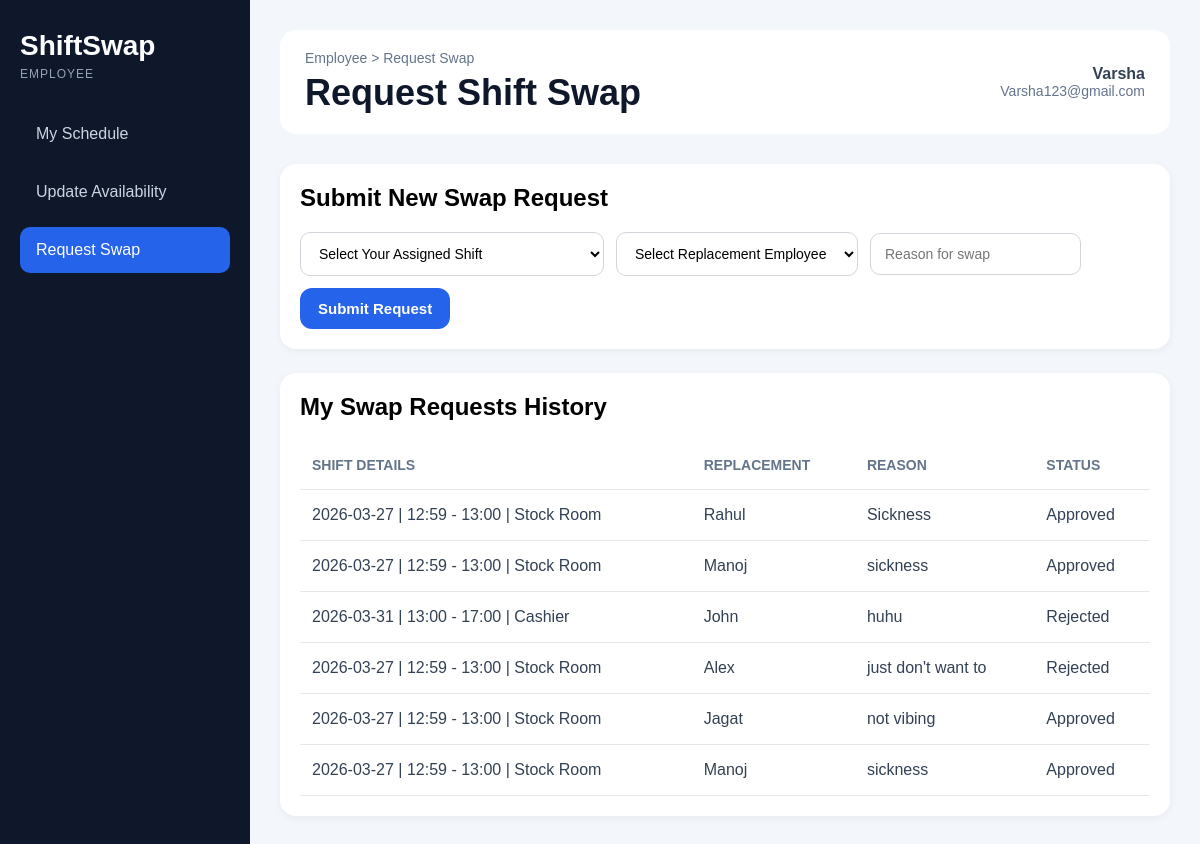
Screenshot of /request-swap (signed in) with the database file from the repository.
### tables this page shows
CREATE TABLE swap_requests (
    id INTEGER PRIMARY KEY AUTOINCREMENT,
    employee_id INTEGER,
    shift_id INTEGER,
    replacement_employee TEXT,
    reason TEXT,
    status TEXT DEFAULT 'Pending',
    FOREIGN KEY (employee_id) REFERENCES employees(id),
    FOREIGN KEY (shift_id) REFERENCES shifts(id)
);

CREATE TABLE shifts (
    id INTEGER PRIMARY KEY AUTOINCREMENT,
    employee_id INTEGER,
    date TEXT,
    start_time TEXT,
    end_time TEXT,
    skill TEXT,
    FOREIGN KEY (employee_id) REFERENCES employees(id)
);

### app.py (the view)
@app.route("/request-swap")
def request_swap():
    if session.get("role") != "employee":
        return redirect(url_for("home"))
    employee_id = session["employee_id"]
    conn = get_db_connection()
    shifts = conn.execute("""
        SELECT * FROM shifts
        WHERE employee_id = ?
        ORDER BY date, start_time
    """, (employee_id,)).fetchall()
    employees = conn.execute("""
        SELECT * FROM employees
        WHERE id != ?
        ORDER BY name
    """, (employee_id,)).fetchall()
    swap_history = conn.execute("""
        SELECT swap_requests.*, shifts.date, shifts.start_time, shifts.end_time, shifts.skill
        FROM swap_requests
        LEFT JOIN shifts ON swap_requests.shift_id = shifts.id
        WHERE swap_requests.employee_id = ?
        ORDER BY swap_requests.id DESC
    """, (employee_id,)).fetchall()
    conn.close()
    return render_template(
        "request-swap.html",
        shifts=shifts,
        employees=employees,
        swap_history=swap_history
    )

### app.py (called while the page is built)
def get_db_connection():
    conn = sqlite3.connect("database.db")
    conn.row_factory = sqlite3.Row
    return conn

### templates/request-swap.html (shortened to what this page needs)
<!DOCTYPE html>
<html lang="en">
<head>
  <link rel="stylesheet" href="{{ url_for('static', filename='style.css') }}">
</head>
<body>
  <div class="dashboard-layout">
    <aside class="sidebar">
      <div class="sidebar-logo">
        <h2>ShiftSwap</h2>
        <p>EMPLOYEE</p>
      </div>
      <nav class="sidebar-nav">
        <a href="/employee-dashboard">My Schedule</a>
        <a href="/update-availability">Update Availability</a>
        <a href="/request-swap" class="active">Request Swap</a>
      </nav>
    </aside>
    <main class="main-content">
      <div class="topbar">
        <div>
          <p class="breadcrumb">Employee > Request Swap</p>
          <h1>Request Shift Swap</h1>
        </div>
        <div class="user-box">
          <strong>{{ session.get('name', 'User') }}</strong>
          <span>{{ session.get('email', 'No email') }}</span>
        </div>
      </div>
      <div class="table-card">
        <h2 style="margin-bottom: 20px;">Submit New Swap Request</h2>
        <form action="/submit-swap-request" method="POST" class="availability-form">
          <select name="shift_id" required>
            <option value="">Select Your Assigned Shift</option>
          </select>
          <select name="replacement_employee" required>
            <option value="">Select Replacement Employee</option>
          </select>
          <input type="text" name="reason" placeholder="Reason for swap" required />
          <button type="submit" class="primary-btn">Submit Request</button>
        </form>
      </div>
      <div class="table-card">
        <h2 style="margin-bottom: 20px;">My Swap Requests History</h2>
        <table class="schedule-table">
          <thead>
            <tr>
              <th>Shift Details</th>
              <th>Replacement</th>
              <th>Reason</th>
              <th>Status</th>
            </tr>
          </thead>
          <tbody>
            {% if swap_history %}
              {% for row in swap_history %}
              <tr>
                <td>
                  {{ row.date }} | {{ row.start_time }} - {{ row.end_time }} | {{ row.skill }}
                </td>
                <td>{{ row.replacement_employee }}</td>
                <td>{{ row.reason }}</td>
                <td>{{ row.status }}</td>
              </tr>
              {% endfor %}
            {% else %}
              <tr>
                <td colspan="4" style="text-align: center; padding: 20px;">
                  No swap requests found.
                </td>
              </tr>
            {% endif %}
          </tbody>
        </table>
      </div>
    </main>
  </div>
</body>
</html>

### static/style.css (style rules this page uses)
* { margin: 0; padding: 0; box-sizing: border-box; font-family: Arial, sans-serif; }
body { background-color: #f5f7fb; }
.dashboard-layout { display: flex; min-height: 100vh; background-color: #f3f6fb; }
.sidebar { width: 250px; background-color: #0f172a; color: white; padding: 30px 20px; }
.sidebar-logo h2 { font-size: 28px; margin-bottom: 5px; }
.sidebar-logo p { font-size: 12px; color: #94a3b8; letter-spacing: 1px; margin-bottom: 30px; }
.sidebar-nav { display: flex; flex-direction: column; gap: 12px; }
.sidebar-nav a { text-decoration: none; color: #cbd5e1; padding: 14px 16px; border-radius: 10px; transition: 0.3s; }
.sidebar-nav a:hover, .sidebar-nav a.active { background-color: #2563eb; color: white; }
.main-content { flex: 1; padding: 30px; }
.topbar { display: flex; justify-content: space-between; align-items: center; margin-bottom: 30px; background-color: white; padding: 20px 25px; border-radius: 16px; }
.breadcrumb { color: #64748b; font-size: 14px; margin-bottom: 6px; }
.topbar h1 { font-size: 36px; color: #0f172a; }
.user-box { display: flex; flex-direction: column; text-align: right; color: #334155; }
.user-box span { font-size: 14px; color: #64748b; }
.light-btn, .primary-btn, .delete-btn { border: none; border-radius: 12px; padding: 12px 18px; cursor: pointer; font-size: 15px; font-weight: 600; }
.primary-btn { background-color: #2563eb; color: white; }
.table-card { background-color: white; border-radius: 16px; padding: 20px; box-shadow: 0 2px 8px rgba(0, 0, 0, 0.05); overflow-x: auto; }
.schedule-table { width: 100%; border-collapse: collapse; }
.schedule-table th, .schedule-table td { text-align: left; padding: 16px 12px; border-bottom: 1px solid #e5e7eb; }
.schedule-table th { color: #64748b; font-size: 14px; text-transform: uppercase; }
.schedule-table td { color: #334155; }
.availability-form { display: flex; gap: 12px; flex-wrap: wrap; }
.availability-form select, .availability-form input { padding: 12px; border-radius: 10px; border: 1px solid #d1d5db; }
.availability-form { display: flex; gap: 12px; flex-wrap: wrap; align-items: center; }
.availability-form select, .availability-form input { min-width: 180px; padding: 12px 14px; border-radius: 10px; border: 1px solid #d1d5db; font-size: 14px; background-color: white; }
.table-card { margin-bottom: 24px; }

### rows the page displays
swap_requests: date "2026-03-27", start_time "12:59", end_time "13:00", skill "Stock Room", replacement_employee "Rahul", reason "Sickness", status "Approved"
swap_requests: date "2026-03-27", start_time "12:59", end_time "13:00", skill "Stock Room", replacement_employee "Manoj", reason "sickness", status "Approved"
swap_requests: date "2026-03-31", start_time "13:00", end_time "17:00", skill "Cashier", replacement_employee "John", reason "huhu", status "Rejected"
swap_requests: date "2026-03-27", start_time "12:59", end_time "13:00", skill "Stock Room", replacement_employee "Alex", reason "just don't want to", status "Rejected"
swap_requests: date "2026-03-27", start_time "12:59", end_time "13:00", skill "Stock Room", replacement_employee "Jagat", reason "not vibing", status "Approved"
swap_requests: date "2026-03-27", start_time "12:59", end_time "13:00", skill "Stock Room", replacement_employee "Manoj", reason "sickness", status "Approved"

### other values shown
{{ session.get('name', 'User') }} "Varsha"
{{ session.get('email', 'No email') }} "Varsha123@gmail.com"
